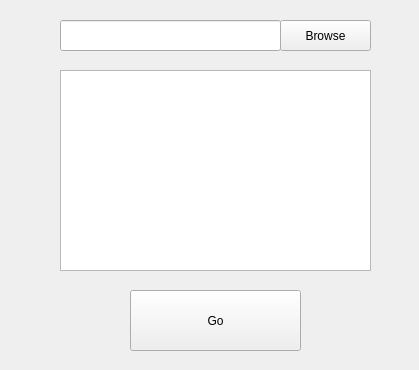
<?xml version="1.0" encoding="UTF-8"?>
<ui version="4.0">
 <class>Form</class>
 <widget class="QWidget" name="Form">
  <property name="geometry">
   <rect>
    <x>0</x>
    <y>0</y>
    <width>419</width>
    <height>370</height>
   </rect>
  </property>
  <property name="windowTitle">
   <string>Form</string>
  </property>
  <widget class="QPushButton" name="pushButton">
   <property name="geometry">
    <rect>
     <x>130</x>
     <y>290</y>
     <width>171</width>
     <height>61</height>
    </rect>
   </property>
   <property name="text">
    <string>Go</string>
   </property>
  </widget>
  <widget class="QLineEdit" name="lineEdit">
   <property name="geometry">
    <rect>
     <x>60</x>
     <y>20</y>
     <width>221</width>
     <height>31</height>
    </rect>
   </property>
  </widget>
  <widget class="QPushButton" name="pushButton_2">
   <property name="geometry">
    <rect>
     <x>280</x>
     <y>20</y>
     <width>91</width>
     <height>31</height>
    </rect>
   </property>
   <property name="text">
    <string>Browse</string>
   </property>
  </widget>
  <widget class="QTextEdit" name="textEdit">
   <property name="geometry">
    <rect>
     <x>60</x>
     <y>70</y>
     <width>311</width>
     <height>201</height>
    </rect>
   </property>
  </widget>
 </widget>
 <resources/>
 <connections/>
</ui>
